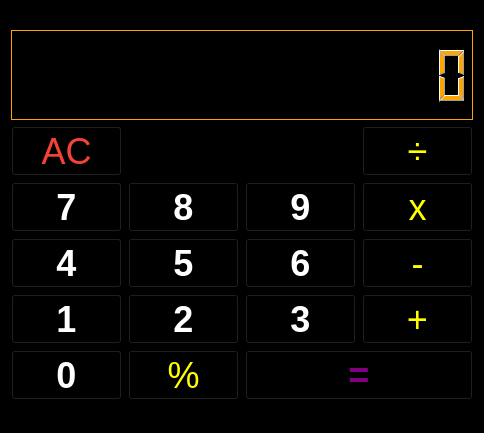
<?xml version="1.0" encoding="UTF-8"?>
<ui version="4.0">
 <class>MainWindow</class>
 <widget class="QMainWindow" name="MainWindow">
  <property name="geometry">
   <rect>
    <x>0</x>
    <y>0</y>
    <width>484</width>
    <height>433</height>
   </rect>
  </property>
  <property name="windowTitle">
   <string>Calculator</string>
  </property>
  <property name="autoFillBackground">
   <bool>false</bool>
  </property>
  <property name="styleSheet">
   <string notr="true">background-color: rgb(0, 0, 0);</string>
  </property>
  <widget class="QWidget" name="centralWidget">
   <property name="sizePolicy">
    <sizepolicy hsizetype="Maximum" vsizetype="Maximum">
     <horstretch>0</horstretch>
     <verstretch>0</verstretch>
    </sizepolicy>
   </property>
   <layout class="QVBoxLayout" name="verticalLayout">
    <item>
     <widget class="QLCDNumber" name="lcdNumber">
      <property name="autoFillBackground">
       <bool>false</bool>
      </property>
      <property name="styleSheet">
       <string notr="true">color:orange;
border-color: rgb(246, 211, 45);</string>
      </property>
      <property name="frameShape">
       <enum>QFrame::Panel</enum>
      </property>
      <property name="frameShadow">
       <enum>QFrame::Plain</enum>
      </property>
      <property name="smallDecimalPoint">
       <bool>false</bool>
      </property>
      <property name="digitCount">
       <number>15</number>
      </property>
      <property name="mode">
       <enum>QLCDNumber::Dec</enum>
      </property>
     </widget>
    </item>
    <item>
     <layout class="QGridLayout" name="gridLayout">
      <item row="3" column="0">
       <widget class="QPushButton" name="pushButton_n4">
        <property name="minimumSize">
         <size>
          <width>0</width>
          <height>50</height>
         </size>
        </property>
        <property name="font">
         <font>
          <pointsize>27</pointsize>
          <weight>75</weight>
          <bold>true</bold>
         </font>
        </property>
        <property name="styleSheet">
         <string notr="true">QPushButton {
color: white;
}</string>
        </property>
        <property name="text">
         <string>4</string>
        </property>
        <property name="shortcut">
         <string>4</string>
        </property>
       </widget>
      </item>
      <item row="4" column="0">
       <widget class="QPushButton" name="pushButton_n1">
        <property name="minimumSize">
         <size>
          <width>0</width>
          <height>50</height>
         </size>
        </property>
        <property name="font">
         <font>
          <pointsize>27</pointsize>
          <weight>75</weight>
          <bold>true</bold>
         </font>
        </property>
        <property name="styleSheet">
         <string notr="true">QPushButton {
color: white;
}</string>
        </property>
        <property name="text">
         <string>1</string>
        </property>
        <property name="shortcut">
         <string>1</string>
        </property>
       </widget>
      </item>
      <item row="2" column="1">
       <widget class="QPushButton" name="pushButton_n8">
        <property name="minimumSize">
         <size>
          <width>0</width>
          <height>50</height>
         </size>
        </property>
        <property name="font">
         <font>
          <pointsize>27</pointsize>
          <weight>75</weight>
          <bold>true</bold>
         </font>
        </property>
        <property name="styleSheet">
         <string notr="true">QPushButton {
color: white;
}</string>
        </property>
        <property name="text">
         <string>8</string>
        </property>
        <property name="shortcut">
         <string>8</string>
        </property>
       </widget>
      </item>
      <item row="2" column="3">
       <widget class="QPushButton" name="pushButton_mul">
        <property name="minimumSize">
         <size>
          <width>0</width>
          <height>50</height>
         </size>
        </property>
        <property name="font">
         <font>
          <pointsize>27</pointsize>
          <weight>50</weight>
          <bold>false</bold>
         </font>
        </property>
        <property name="styleSheet">
         <string notr="true">color:yellow</string>
        </property>
        <property name="text">
         <string>x</string>
        </property>
        <property name="shortcut">
         <string>*</string>
        </property>
       </widget>
      </item>
      <item row="2" column="0">
       <widget class="QPushButton" name="pushButton_n7">
        <property name="minimumSize">
         <size>
          <width>0</width>
          <height>50</height>
         </size>
        </property>
        <property name="font">
         <font>
          <pointsize>27</pointsize>
          <weight>75</weight>
          <bold>true</bold>
         </font>
        </property>
        <property name="styleSheet">
         <string notr="true">QPushButton {
color: white;
}</string>
        </property>
        <property name="text">
         <string>7</string>
        </property>
        <property name="shortcut">
         <string>7</string>
        </property>
       </widget>
      </item>
      <item row="3" column="2">
       <widget class="QPushButton" name="pushButton_n6">
        <property name="minimumSize">
         <size>
          <width>0</width>
          <height>50</height>
         </size>
        </property>
        <property name="font">
         <font>
          <pointsize>27</pointsize>
          <weight>75</weight>
          <bold>true</bold>
         </font>
        </property>
        <property name="styleSheet">
         <string notr="true">QPushButton {
color: white;
}</string>
        </property>
        <property name="text">
         <string>6</string>
        </property>
        <property name="shortcut">
         <string>6</string>
        </property>
       </widget>
      </item>
      <item row="3" column="1">
       <widget class="QPushButton" name="pushButton_n5">
        <property name="minimumSize">
         <size>
          <width>0</width>
          <height>50</height>
         </size>
        </property>
        <property name="font">
         <font>
          <pointsize>27</pointsize>
          <weight>75</weight>
          <bold>true</bold>
         </font>
        </property>
        <property name="styleSheet">
         <string notr="true">QPushButton {
color: white;
}</string>
        </property>
        <property name="text">
         <string>5</string>
        </property>
        <property name="shortcut">
         <string>5</string>
        </property>
       </widget>
      </item>
      <item row="5" column="0">
       <widget class="QPushButton" name="pushButton_n0">
        <property name="minimumSize">
         <size>
          <width>0</width>
          <height>50</height>
         </size>
        </property>
        <property name="font">
         <font>
          <pointsize>27</pointsize>
          <weight>75</weight>
          <bold>true</bold>
         </font>
        </property>
        <property name="styleSheet">
         <string notr="true">QPushButton {
color: white;
}</string>
        </property>
        <property name="text">
         <string>0</string>
        </property>
        <property name="shortcut">
         <string>0</string>
        </property>
       </widget>
      </item>
      <item row="4" column="1">
       <widget class="QPushButton" name="pushButton_n2">
        <property name="minimumSize">
         <size>
          <width>0</width>
          <height>50</height>
         </size>
        </property>
        <property name="font">
         <font>
          <pointsize>27</pointsize>
          <weight>75</weight>
          <bold>true</bold>
         </font>
        </property>
        <property name="styleSheet">
         <string notr="true">QPushButton {
color: white;
}</string>
        </property>
        <property name="text">
         <string>2</string>
        </property>
        <property name="shortcut">
         <string>2</string>
        </property>
        <property name="autoDefault">
         <bool>true</bool>
        </property>
       </widget>
      </item>
      <item row="2" column="2">
       <widget class="QPushButton" name="pushButton_n9">
        <property name="minimumSize">
         <size>
          <width>0</width>
          <height>50</height>
         </size>
        </property>
        <property name="font">
         <font>
          <pointsize>27</pointsize>
          <weight>75</weight>
          <bold>true</bold>
         </font>
        </property>
        <property name="styleSheet">
         <string notr="true">QPushButton {
color: white;
}</string>
        </property>
        <property name="text">
         <string>9</string>
        </property>
        <property name="shortcut">
         <string>9</string>
        </property>
       </widget>
      </item>
      <item row="4" column="2">
       <widget class="QPushButton" name="pushButton_n3">
        <property name="minimumSize">
         <size>
          <width>0</width>
          <height>50</height>
         </size>
        </property>
        <property name="font">
         <font>
          <pointsize>27</pointsize>
          <weight>75</weight>
          <bold>true</bold>
         </font>
        </property>
        <property name="styleSheet">
         <string notr="true">QPushButton {
color: white;
}</string>
        </property>
        <property name="text">
         <string>3</string>
        </property>
        <property name="shortcut">
         <string>3</string>
        </property>
        <property name="autoExclusive">
         <bool>false</bool>
        </property>
       </widget>
      </item>
      <item row="1" column="3">
       <widget class="QPushButton" name="pushButton_div">
        <property name="minimumSize">
         <size>
          <width>0</width>
          <height>50</height>
         </size>
        </property>
        <property name="font">
         <font>
          <pointsize>27</pointsize>
          <weight>50</weight>
          <bold>false</bold>
         </font>
        </property>
        <property name="styleSheet">
         <string notr="true">color:yellow</string>
        </property>
        <property name="text">
         <string>÷</string>
        </property>
        <property name="shortcut">
         <string>/</string>
        </property>
       </widget>
      </item>
      <item row="3" column="3">
       <widget class="QPushButton" name="pushButton_sub">
        <property name="minimumSize">
         <size>
          <width>0</width>
          <height>50</height>
         </size>
        </property>
        <property name="font">
         <font>
          <pointsize>27</pointsize>
          <weight>50</weight>
          <bold>false</bold>
         </font>
        </property>
        <property name="styleSheet">
         <string notr="true">color:yellow</string>
        </property>
        <property name="text">
         <string>-</string>
        </property>
        <property name="shortcut">
         <string>-</string>
        </property>
       </widget>
      </item>
      <item row="4" column="3">
       <widget class="QPushButton" name="pushButton_add">
        <property name="minimumSize">
         <size>
          <width>0</width>
          <height>50</height>
         </size>
        </property>
        <property name="font">
         <font>
          <pointsize>27</pointsize>
          <weight>50</weight>
          <bold>false</bold>
         </font>
        </property>
        <property name="styleSheet">
         <string notr="true">color:yellow</string>
        </property>
        <property name="text">
         <string>+</string>
        </property>
        <property name="shortcut">
         <string>+</string>
        </property>
       </widget>
      </item>
      <item row="1" column="0">
       <widget class="QPushButton" name="pushButton_ac">
        <property name="minimumSize">
         <size>
          <width>0</width>
          <height>50</height>
         </size>
        </property>
        <property name="font">
         <font>
          <pointsize>27</pointsize>
          <weight>50</weight>
          <bold>false</bold>
         </font>
        </property>
        <property name="styleSheet">
         <string notr="true">QPushButton {
    color: #f44336;
}</string>
        </property>
        <property name="text">
         <string>AC</string>
        </property>
        <property name="shortcut">
         <string>Esc</string>
        </property>
       </widget>
      </item>
      <item row="5" column="1">
       <widget class="QPushButton" name="pushButton_pc">
        <property name="minimumSize">
         <size>
          <width>0</width>
          <height>50</height>
         </size>
        </property>
        <property name="font">
         <font>
          <pointsize>27</pointsize>
          <weight>50</weight>
          <bold>false</bold>
         </font>
        </property>
        <property name="styleSheet">
         <string notr="true">color:yellow</string>
        </property>
        <property name="text">
         <string>%</string>
        </property>
        <property name="shortcut">
         <string>%</string>
        </property>
       </widget>
      </item>
      <item row="5" column="2" colspan="2">
       <widget class="QPushButton" name="pushButton_eq">
        <property name="minimumSize">
         <size>
          <width>0</width>
          <height>50</height>
         </size>
        </property>
        <property name="font">
         <font>
          <pointsize>27</pointsize>
          <weight>75</weight>
          <bold>true</bold>
         </font>
        </property>
        <property name="autoFillBackground">
         <bool>false</bool>
        </property>
        <property name="styleSheet">
         <string notr="true">QPushButton {
color: purple;
}</string>
        </property>
        <property name="text">
         <string>=</string>
        </property>
        <property name="shortcut">
         <string>Return</string>
        </property>
       </widget>
      </item>
     </layout>
    </item>
   </layout>
  </widget>
  <widget class="QMenuBar" name="menuBar">
   <property name="geometry">
    <rect>
     <x>0</x>
     <y>0</y>
     <width>484</width>
     <height>22</height>
    </rect>
   </property>
   <widget class="QMenu" name="menuFile">
    <property name="title">
     <string>File</string>
    </property>
    <addaction name="actionReset"/>
   </widget>
   <addaction name="menuFile"/>
  </widget>
  <widget class="QStatusBar" name="statusBar"/>
  <action name="actionExit">
   <property name="text">
    <string>Exit</string>
   </property>
   <property name="shortcut">
    <string>Ctrl+Q</string>
   </property>
  </action>
  <action name="actionReset">
   <property name="text">
    <string>Reset</string>
   </property>
   <property name="shortcut">
    <string>Ctrl+R</string>
   </property>
  </action>
 </widget>
 <layoutdefault spacing="6" margin="11"/>
 <resources/>
 <connections/>
</ui>
